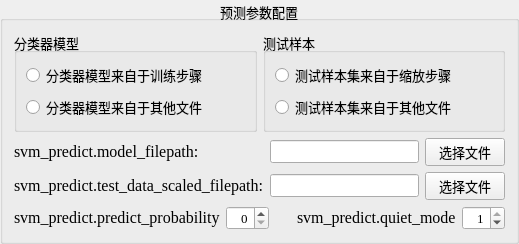
    <widget class="QGroupBox" name="groupBox_3">
     <property name="sizePolicy">
      <sizepolicy hsizetype="Preferred" vsizetype="Preferred">
       <horstretch>0</horstretch>
       <verstretch>0</verstretch>
      </sizepolicy>
     </property>
     <property name="font">
      <font>
       <family>Times New Roman</family>
       <pointsize>10</pointsize>
      </font>
     </property>
     <property name="title">
      <string>预测参数配置</string>
     </property>
     <property name="alignment">
      <set>Qt::AlignCenter</set>
     </property>
     <layout class="QVBoxLayout" name="verticalLayout_6">
      <item>
       <layout class="QHBoxLayout" name="horizontalLayout_3">
        <item>
         <widget class="QGroupBox" name="groupBox_4">
          <property name="title">
           <string>分类器模型</string>
          </property>
          <layout class="QVBoxLayout" name="verticalLayout_4">
           <item>
            <widget class="QRadioButton" name="radioButton_7">
             <property name="sizePolicy">
              <sizepolicy hsizetype="MinimumExpanding" vsizetype="Fixed">
               <horstretch>0</horstretch>
               <verstretch>0</verstretch>
              </sizepolicy>
             </property>
             <property name="text">
              <string>分类器模型来自于训练步骤</string>
             </property>
            </widget>
           </item>
           <item>
            <widget class="QRadioButton" name="radioButton_8">
             <property name="sizePolicy">
              <sizepolicy hsizetype="MinimumExpanding" vsizetype="Fixed">
               <horstretch>0</horstretch>
               <verstretch>0</verstretch>
              </sizepolicy>
             </property>
             <property name="text">
              <string>分类器模型来自于其他文件</string>
             </property>
            </widget>
           </item>
          </layout>
         </widget>
        </item>
        <item>
         <widget class="QGroupBox" name="groupBox_5">
          <property name="title">
           <string>测试样本</string>
          </property>
          <layout class="QVBoxLayout" name="verticalLayout_5">
           <item>
            <widget class="QRadioButton" name="radioButton_5">
             <property name="sizePolicy">
              <sizepolicy hsizetype="MinimumExpanding" vsizetype="Fixed">
               <horstretch>0</horstretch>
               <verstretch>0</verstretch>
              </sizepolicy>
             </property>
             <property name="text">
              <string>测试样本集来自于缩放步骤</string>
             </property>
            </widget>
           </item>
           <item>
            <widget class="QRadioButton" name="radioButton_6">
             <property name="sizePolicy">
              <sizepolicy hsizetype="MinimumExpanding" vsizetype="Fixed">
               <horstretch>0</horstretch>
               <verstretch>0</verstretch>
              </sizepolicy>
             </property>
             <property name="text">
              <string>测试样本集来自于其他文件</string>
             </property>
            </widget>
           </item>
          </layout>
         </widget>
        </item>
       </layout>
      </item>
      <item>
       <layout class="QGridLayout" name="gridLayout_4">
        <item row="0" column="0">
         <widget class="QLabel" name="label_27">
          <property name="sizePolicy">
           <sizepolicy hsizetype="Fixed" vsizetype="Fixed">
            <horstretch>0</horstretch>
            <verstretch>0</verstretch>
           </sizepolicy>
          </property>
          <property name="font">
           <font>
            <pointsize>12</pointsize>
           </font>
          </property>
          <property name="text">
           <string>svm_predict.model_filepath:</string>
          </property>
         </widget>
        </item>
        <item row="0" column="1">
         <widget class="QLineEdit" name="lineEdit_7">
          <property name="sizePolicy">
           <sizepolicy hsizetype="Expanding" vsizetype="Fixed">
            <horstretch>0</horstretch>
            <verstretch>0</verstretch>
           </sizepolicy>
          </property>
         </widget>
        </item>
        <item row="0" column="2">
         <widget class="QPushButton" name="pushButton_6">
          <property name="text">
           <string>选择文件</string>
          </property>
         </widget>
        </item>
        <item row="1" column="0">
         <widget class="QLabel" name="label_30">
          <property name="sizePolicy">
           <sizepolicy hsizetype="Fixed" vsizetype="Fixed">
            <horstretch>0</horstretch>
            <verstretch>0</verstretch>
           </sizepolicy>
          </property>
          <property name="font">
           <font>
            <pointsize>12</pointsize>
           </font>
          </property>
          <property name="text">
           <string>svm_predict.test_data_scaled_filepath:</string>
          </property>
         </widget>
        </item>
        <item row="1" column="1">
         <widget class="QLineEdit" name="lineEdit_8">
          <property name="sizePolicy">
           <sizepolicy hsizetype="Expanding" vsizetype="Fixed">
            <horstretch>0</horstretch>
            <verstretch>0</verstretch>
           </sizepolicy>
          </property>
         </widget>
        </item>
        <item row="1" column="2">
         <widget class="QPushButton" name="pushButton_7">
          <property name="text">
           <string>选择文件</string>
          </property>
         </widget>
        </item>
       </layout>
      </item>
      <item>
       <layout class="QGridLayout" name="gridLayout_5" columnstretch="3,2,1,3,2">
        <item row="0" column="2">
         <spacer name="horizontalSpacer_4">
          <property name="orientation">
           <enum>Qt::Horizontal</enum>
          </property>
          <property name="sizeHint" stdset="0">
           <size>
            <width>40</width>
            <height>20</height>
           </size>
          </property>
         </spacer>
        </item>
        <item row="0" column="4">
         <widget class="QSpinBox" name="spinBox_8">
          <property name="alignment">
           <set>Qt::AlignRight|Qt::AlignTrailing|Qt::AlignVCenter</set>
          </property>
          <property name="maximum">
           <number>1</number>
          </property>
          <property name="value">
           <number>1</number>
          </property>
         </widget>
        </item>
        <item row="0" column="3">
         <widget class="QLabel" name="label_29">
          <property name="sizePolicy">
           <sizepolicy hsizetype="Fixed" vsizetype="Fixed">
            <horstretch>0</horstretch>
            <verstretch>0</verstretch>
           </sizepolicy>
          </property>
          <property name="font">
           <font>
            <pointsize>12</pointsize>
           </font>
          </property>
          <property name="text">
           <string>svm_predict.quiet_mode</string>
          </property>
         </widget>
        </item>
        <item row="0" column="1">
         <widget class="QSpinBox" name="spinBox_7">
          <property name="alignment">
           <set>Qt::AlignRight|Qt::AlignTrailing|Qt::AlignVCenter</set>
          </property>
          <property name="maximum">
           <number>1</number>
          </property>
         </widget>
        </item>
        <item row="0" column="0">
         <widget class="QLabel" name="label_28">
          <property name="sizePolicy">
           <sizepolicy hsizetype="Fixed" vsizetype="Fixed">
            <horstretch>0</horstretch>
            <verstretch>0</verstretch>
           </sizepolicy>
          </property>
          <property name="font">
           <font>
            <pointsize>12</pointsize>
           </font>
          </property>
          <property name="text">
           <string>svm_predict.predict_probability</string>
          </property>
         </widget>
        </item>
       </layout>
      </item>
     </layout>
    </widget>
